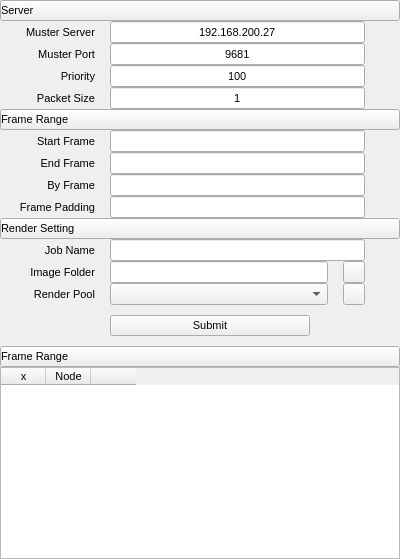
<?xml version="1.0" encoding="UTF-8"?>
<ui version="4.0">
 <class>MusterConnector</class>
 <widget class="QWidget" name="MusterConnector">
  <property name="geometry">
   <rect>
    <x>0</x>
    <y>0</y>
    <width>400</width>
    <height>594</height>
   </rect>
  </property>
  <property name="sizePolicy">
   <sizepolicy hsizetype="Preferred" vsizetype="MinimumExpanding">
    <horstretch>0</horstretch>
    <verstretch>0</verstretch>
   </sizepolicy>
  </property>
  <property name="minimumSize">
   <size>
    <width>400</width>
    <height>0</height>
   </size>
  </property>
  <property name="font">
   <font>
    <family>Arial</family>
    <pointsize>8</pointsize>
   </font>
  </property>
  <property name="windowTitle">
   <string>MusterConnector</string>
  </property>
  <layout class="QVBoxLayout" name="verticalLayout">
   <property name="spacing">
    <number>0</number>
   </property>
   <property name="sizeConstraint">
    <enum>QLayout::SetFixedSize</enum>
   </property>
   <property name="margin">
    <number>0</number>
   </property>
   <item>
    <layout class="QVBoxLayout" name="server_panel_layout">
     <property name="spacing">
      <number>0</number>
     </property>
     <item>
      <widget class="QPushButton" name="server_panel_button">
       <property name="layoutDirection">
        <enum>Qt::LeftToRight</enum>
       </property>
       <property name="styleSheet">
        <string notr="true">text-align: left</string>
       </property>
       <property name="text">
        <string>Server</string>
       </property>
       <property name="icon">
        <iconset>
         <normaloff>C:/Users/julio/.designer/icons/minus-square-o_000000_12.png</normaloff>
         <normalon>C:/Users/julio/.designer/icons/plus-square-o_000000_12.png</normalon>C:/Users/julio/.designer/icons/minus-square-o_000000_12.png</iconset>
       </property>
       <property name="checkable">
        <bool>false</bool>
       </property>
      </widget>
     </item>
     <item>
      <widget class="QWidget" name="server_panel" native="true">
       <layout class="QVBoxLayout" name="verticalLayout_2">
        <property name="spacing">
         <number>0</number>
        </property>
        <property name="leftMargin">
         <number>15</number>
        </property>
        <property name="topMargin">
         <number>0</number>
        </property>
        <property name="rightMargin">
         <number>35</number>
        </property>
        <property name="bottomMargin">
         <number>0</number>
        </property>
        <item>
         <layout class="QHBoxLayout" name="muster_ip_layout">
          <property name="spacing">
           <number>15</number>
          </property>
          <property name="sizeConstraint">
           <enum>QLayout::SetDefaultConstraint</enum>
          </property>
          <item>
           <widget class="QLabel" name="muster_ip_label">
            <property name="minimumSize">
             <size>
              <width>80</width>
              <height>0</height>
             </size>
            </property>
            <property name="text">
             <string>Muster Server</string>
            </property>
            <property name="alignment">
             <set>Qt::AlignRight|Qt::AlignTrailing|Qt::AlignVCenter</set>
            </property>
           </widget>
          </item>
          <item>
           <widget class="QLineEdit" name="muster_ip">
            <property name="text">
             <string>192.168.200.27</string>
            </property>
            <property name="alignment">
             <set>Qt::AlignCenter</set>
            </property>
           </widget>
          </item>
         </layout>
        </item>
        <item>
         <layout class="QHBoxLayout" name="muster_port_layout">
          <property name="spacing">
           <number>15</number>
          </property>
          <property name="sizeConstraint">
           <enum>QLayout::SetDefaultConstraint</enum>
          </property>
          <item>
           <widget class="QLabel" name="muster_port_label">
            <property name="minimumSize">
             <size>
              <width>80</width>
              <height>0</height>
             </size>
            </property>
            <property name="layoutDirection">
             <enum>Qt::LeftToRight</enum>
            </property>
            <property name="text">
             <string>Muster Port</string>
            </property>
            <property name="alignment">
             <set>Qt::AlignRight|Qt::AlignTrailing|Qt::AlignVCenter</set>
            </property>
           </widget>
          </item>
          <item>
           <widget class="QLineEdit" name="muster_port">
            <property name="text">
             <string>9681</string>
            </property>
            <property name="alignment">
             <set>Qt::AlignCenter</set>
            </property>
           </widget>
          </item>
         </layout>
        </item>
        <item>
         <layout class="QHBoxLayout" name="priority_layout">
          <property name="spacing">
           <number>15</number>
          </property>
          <property name="sizeConstraint">
           <enum>QLayout::SetDefaultConstraint</enum>
          </property>
          <item>
           <widget class="QLabel" name="priority_label">
            <property name="minimumSize">
             <size>
              <width>80</width>
              <height>0</height>
             </size>
            </property>
            <property name="layoutDirection">
             <enum>Qt::LeftToRight</enum>
            </property>
            <property name="text">
             <string>Priority</string>
            </property>
            <property name="alignment">
             <set>Qt::AlignRight|Qt::AlignTrailing|Qt::AlignVCenter</set>
            </property>
           </widget>
          </item>
          <item>
           <widget class="QLineEdit" name="priority">
            <property name="text">
             <string>100</string>
            </property>
            <property name="alignment">
             <set>Qt::AlignCenter</set>
            </property>
           </widget>
          </item>
         </layout>
        </item>
        <item>
         <layout class="QHBoxLayout" name="muster_packet_size_layout">
          <property name="spacing">
           <number>15</number>
          </property>
          <property name="sizeConstraint">
           <enum>QLayout::SetDefaultConstraint</enum>
          </property>
          <item>
           <widget class="QLabel" name="muster_packet_size_label">
            <property name="minimumSize">
             <size>
              <width>80</width>
              <height>0</height>
             </size>
            </property>
            <property name="text">
             <string>Packet Size</string>
            </property>
            <property name="alignment">
             <set>Qt::AlignRight|Qt::AlignTrailing|Qt::AlignVCenter</set>
            </property>
           </widget>
          </item>
          <item>
           <widget class="QLineEdit" name="packet_size">
            <property name="text">
             <string>1</string>
            </property>
            <property name="alignment">
             <set>Qt::AlignCenter</set>
            </property>
           </widget>
          </item>
         </layout>
        </item>
       </layout>
      </widget>
     </item>
    </layout>
   </item>
   <item>
    <layout class="QVBoxLayout" name="frame_range_layout">
     <property name="spacing">
      <number>0</number>
     </property>
     <item>
      <widget class="QPushButton" name="frame_range_panel_button">
       <property name="layoutDirection">
        <enum>Qt::LeftToRight</enum>
       </property>
       <property name="styleSheet">
        <string notr="true">text-align: left</string>
       </property>
       <property name="text">
        <string>Frame Range</string>
       </property>
       <property name="icon">
        <iconset>
         <normaloff>C:/Users/julio/.designer/icons/minus-square-o_000000_12.png</normaloff>
         <normalon>C:/Users/julio/.designer/icons/plus-square-o_000000_12.png</normalon>C:/Users/julio/.designer/icons/minus-square-o_000000_12.png</iconset>
       </property>
       <property name="checkable">
        <bool>false</bool>
       </property>
      </widget>
     </item>
     <item>
      <widget class="QWidget" name="frame_range_panel" native="true">
       <property name="enabled">
        <bool>true</bool>
       </property>
       <layout class="QVBoxLayout" name="verticalLayout_3">
        <property name="spacing">
         <number>0</number>
        </property>
        <property name="leftMargin">
         <number>15</number>
        </property>
        <property name="topMargin">
         <number>0</number>
        </property>
        <property name="rightMargin">
         <number>35</number>
        </property>
        <property name="bottomMargin">
         <number>0</number>
        </property>
        <item>
         <layout class="QHBoxLayout" name="start_frame_layout">
          <property name="spacing">
           <number>15</number>
          </property>
          <property name="sizeConstraint">
           <enum>QLayout::SetDefaultConstraint</enum>
          </property>
          <item>
           <widget class="QLabel" name="start_frame_label">
            <property name="minimumSize">
             <size>
              <width>80</width>
              <height>0</height>
             </size>
            </property>
            <property name="text">
             <string>Start Frame</string>
            </property>
            <property name="alignment">
             <set>Qt::AlignRight|Qt::AlignTrailing|Qt::AlignVCenter</set>
            </property>
           </widget>
          </item>
          <item>
           <widget class="QLineEdit" name="start_frame">
            <property name="alignment">
             <set>Qt::AlignCenter</set>
            </property>
           </widget>
          </item>
         </layout>
        </item>
        <item>
         <layout class="QHBoxLayout" name="end_frame_layout">
          <property name="spacing">
           <number>15</number>
          </property>
          <property name="sizeConstraint">
           <enum>QLayout::SetDefaultConstraint</enum>
          </property>
          <item>
           <widget class="QLabel" name="end_frame_label">
            <property name="minimumSize">
             <size>
              <width>80</width>
              <height>0</height>
             </size>
            </property>
            <property name="layoutDirection">
             <enum>Qt::LeftToRight</enum>
            </property>
            <property name="text">
             <string>End Frame</string>
            </property>
            <property name="alignment">
             <set>Qt::AlignRight|Qt::AlignTrailing|Qt::AlignVCenter</set>
            </property>
           </widget>
          </item>
          <item>
           <widget class="QLineEdit" name="end_frame">
            <property name="alignment">
             <set>Qt::AlignCenter</set>
            </property>
           </widget>
          </item>
         </layout>
        </item>
        <item>
         <layout class="QHBoxLayout" name="by_frame_layout">
          <property name="spacing">
           <number>15</number>
          </property>
          <property name="sizeConstraint">
           <enum>QLayout::SetDefaultConstraint</enum>
          </property>
          <item>
           <widget class="QLabel" name="by_frame_label">
            <property name="minimumSize">
             <size>
              <width>80</width>
              <height>0</height>
             </size>
            </property>
            <property name="layoutDirection">
             <enum>Qt::LeftToRight</enum>
            </property>
            <property name="text">
             <string>By Frame</string>
            </property>
            <property name="alignment">
             <set>Qt::AlignRight|Qt::AlignTrailing|Qt::AlignVCenter</set>
            </property>
           </widget>
          </item>
          <item>
           <widget class="QLineEdit" name="by_frame">
            <property name="alignment">
             <set>Qt::AlignCenter</set>
            </property>
           </widget>
          </item>
         </layout>
        </item>
        <item>
         <layout class="QHBoxLayout" name="frame_padding_layout">
          <property name="spacing">
           <number>15</number>
          </property>
          <property name="sizeConstraint">
           <enum>QLayout::SetDefaultConstraint</enum>
          </property>
          <item>
           <widget class="QLabel" name="frame_padding_label">
            <property name="minimumSize">
             <size>
              <width>80</width>
              <height>0</height>
             </size>
            </property>
            <property name="text">
             <string>Frame Padding</string>
            </property>
            <property name="alignment">
             <set>Qt::AlignRight|Qt::AlignTrailing|Qt::AlignVCenter</set>
            </property>
           </widget>
          </item>
          <item>
           <widget class="QLineEdit" name="frame_padding">
            <property name="alignment">
             <set>Qt::AlignCenter</set>
            </property>
           </widget>
          </item>
         </layout>
        </item>
       </layout>
      </widget>
     </item>
    </layout>
   </item>
   <item>
    <layout class="QVBoxLayout" name="submit_panel_layout">
     <item>
      <widget class="QPushButton" name="submit_panel_button">
       <property name="layoutDirection">
        <enum>Qt::LeftToRight</enum>
       </property>
       <property name="styleSheet">
        <string notr="true">text-align: left</string>
       </property>
       <property name="text">
        <string>Render Setting</string>
       </property>
       <property name="icon">
        <iconset>
         <normaloff>../icons/gear_c8c8c8_12.png</normaloff>../icons/gear_c8c8c8_12.png</iconset>
       </property>
       <property name="checkable">
        <bool>false</bool>
       </property>
      </widget>
     </item>
     <item>
      <widget class="QWidget" name="submit_panel" native="true">
       <property name="sizePolicy">
        <sizepolicy hsizetype="Preferred" vsizetype="Preferred">
         <horstretch>0</horstretch>
         <verstretch>0</verstretch>
        </sizepolicy>
       </property>
       <property name="minimumSize">
        <size>
         <width>400</width>
         <height>0</height>
        </size>
       </property>
       <layout class="QVBoxLayout" name="verticalLayout_4">
        <property name="spacing">
         <number>0</number>
        </property>
        <property name="sizeConstraint">
         <enum>QLayout::SetNoConstraint</enum>
        </property>
        <property name="leftMargin">
         <number>15</number>
        </property>
        <property name="topMargin">
         <number>0</number>
        </property>
        <property name="rightMargin">
         <number>35</number>
        </property>
        <property name="bottomMargin">
         <number>0</number>
        </property>
        <item>
         <layout class="QHBoxLayout" name="job_name_layout">
          <property name="spacing">
           <number>15</number>
          </property>
          <property name="sizeConstraint">
           <enum>QLayout::SetDefaultConstraint</enum>
          </property>
          <property name="leftMargin">
           <number>0</number>
          </property>
          <property name="rightMargin">
           <number>0</number>
          </property>
          <item>
           <widget class="QLabel" name="job_name_label">
            <property name="minimumSize">
             <size>
              <width>80</width>
              <height>0</height>
             </size>
            </property>
            <property name="text">
             <string>Job Name</string>
            </property>
            <property name="alignment">
             <set>Qt::AlignRight|Qt::AlignTrailing|Qt::AlignVCenter</set>
            </property>
           </widget>
          </item>
          <item>
           <widget class="QLineEdit" name="job_name"/>
          </item>
         </layout>
        </item>
        <item>
         <layout class="QHBoxLayout" name="image_folder_layout">
          <property name="spacing">
           <number>15</number>
          </property>
          <property name="sizeConstraint">
           <enum>QLayout::SetDefaultConstraint</enum>
          </property>
          <item>
           <widget class="QLabel" name="image_folder_label">
            <property name="minimumSize">
             <size>
              <width>80</width>
              <height>0</height>
             </size>
            </property>
            <property name="layoutDirection">
             <enum>Qt::LeftToRight</enum>
            </property>
            <property name="text">
             <string>Image Folder</string>
            </property>
            <property name="alignment">
             <set>Qt::AlignRight|Qt::AlignTrailing|Qt::AlignVCenter</set>
            </property>
           </widget>
          </item>
          <item>
           <widget class="QLineEdit" name="image_folder"/>
          </item>
          <item>
           <widget class="QPushButton" name="open_path_button">
            <property name="minimumSize">
             <size>
              <width>22</width>
              <height>22</height>
             </size>
            </property>
            <property name="maximumSize">
             <size>
              <width>22</width>
              <height>22</height>
             </size>
            </property>
            <property name="text">
             <string/>
            </property>
            <property name="icon">
             <iconset>
              <normaloff>../icons/folder-o_c8c8c8_12.png</normaloff>../icons/folder-o_c8c8c8_12.png</iconset>
            </property>
           </widget>
          </item>
         </layout>
        </item>
        <item>
         <layout class="QHBoxLayout" name="render_pool_layout">
          <property name="spacing">
           <number>15</number>
          </property>
          <property name="sizeConstraint">
           <enum>QLayout::SetDefaultConstraint</enum>
          </property>
          <item>
           <widget class="QLabel" name="render_pool_label">
            <property name="minimumSize">
             <size>
              <width>80</width>
              <height>0</height>
             </size>
            </property>
            <property name="maximumSize">
             <size>
              <width>80</width>
              <height>16777215</height>
             </size>
            </property>
            <property name="layoutDirection">
             <enum>Qt::LeftToRight</enum>
            </property>
            <property name="text">
             <string>Render Pool</string>
            </property>
            <property name="alignment">
             <set>Qt::AlignRight|Qt::AlignTrailing|Qt::AlignVCenter</set>
            </property>
           </widget>
          </item>
          <item>
           <widget class="QComboBox" name="render_pool"/>
          </item>
          <item>
           <widget class="QPushButton" name="refresh_muster_pool">
            <property name="minimumSize">
             <size>
              <width>22</width>
              <height>22</height>
             </size>
            </property>
            <property name="maximumSize">
             <size>
              <width>22</width>
              <height>22</height>
             </size>
            </property>
            <property name="text">
             <string/>
            </property>
            <property name="icon">
             <iconset>
              <normaloff>../icons/refresh_c8c8c8_12.png</normaloff>../icons/refresh_c8c8c8_12.png</iconset>
            </property>
           </widget>
          </item>
         </layout>
        </item>
        <item>
         <layout class="QHBoxLayout" name="submit_button_layout">
          <property name="spacing">
           <number>10</number>
          </property>
          <property name="leftMargin">
           <number>41</number>
          </property>
          <property name="topMargin">
           <number>10</number>
          </property>
          <property name="bottomMargin">
           <number>10</number>
          </property>
          <item>
           <widget class="QPushButton" name="submit_render_button">
            <property name="maximumSize">
             <size>
              <width>200</width>
              <height>80</height>
             </size>
            </property>
            <property name="text">
             <string>Submit</string>
            </property>
            <property name="icon">
             <iconset>
              <normaloff>../icons/send-o_c8c8c8_12.png</normaloff>../icons/send-o_c8c8c8_12.png</iconset>
            </property>
           </widget>
          </item>
         </layout>
        </item>
       </layout>
      </widget>
     </item>
    </layout>
   </item>
   <item>
    <layout class="QVBoxLayout" name="nuke_panel_layout">
     <property name="spacing">
      <number>0</number>
     </property>
     <item>
      <widget class="QPushButton" name="nuke_panel_button">
       <property name="layoutDirection">
        <enum>Qt::LeftToRight</enum>
       </property>
       <property name="styleSheet">
        <string notr="true">text-align: left</string>
       </property>
       <property name="text">
        <string>Frame Range</string>
       </property>
       <property name="icon">
        <iconset>
         <normaloff>C:/Users/julio/nuke_scripts/icons/Write1.png</normaloff>
         <normalon>C:/Users/julio/nuke_scripts/icons/Write.png</normalon>C:/Users/julio/nuke_scripts/icons/Write1.png</iconset>
       </property>
       <property name="checkable">
        <bool>false</bool>
       </property>
      </widget>
     </item>
     <item>
      <widget class="QWidget" name="nuke_panel" native="true">
       <layout class="QVBoxLayout" name="verticalLayout_5">
        <property name="spacing">
         <number>0</number>
        </property>
        <property name="margin">
         <number>0</number>
        </property>
        <item>
         <layout class="QVBoxLayout" name="nuke_write_table_layout">
          <property name="spacing">
           <number>0</number>
          </property>
          <item>
           <widget class="QTableWidget" name="nuke_write_table">
            <attribute name="horizontalHeaderVisible">
             <bool>true</bool>
            </attribute>
            <attribute name="horizontalHeaderDefaultSectionSize">
             <number>45</number>
            </attribute>
            <attribute name="horizontalHeaderMinimumSectionSize">
             <number>0</number>
            </attribute>
            <attribute name="horizontalHeaderStretchLastSection">
             <bool>false</bool>
            </attribute>
            <column>
             <property name="text">
              <string>x</string>
             </property>
            </column>
            <column>
             <property name="text">
              <string>Node</string>
             </property>
            </column>
            <column>
             <property name="text">
              <string/>
             </property>
            </column>
           </widget>
          </item>
         </layout>
        </item>
       </layout>
      </widget>
     </item>
    </layout>
   </item>
  </layout>
 </widget>
 <resources/>
 <connections/>
</ui>
